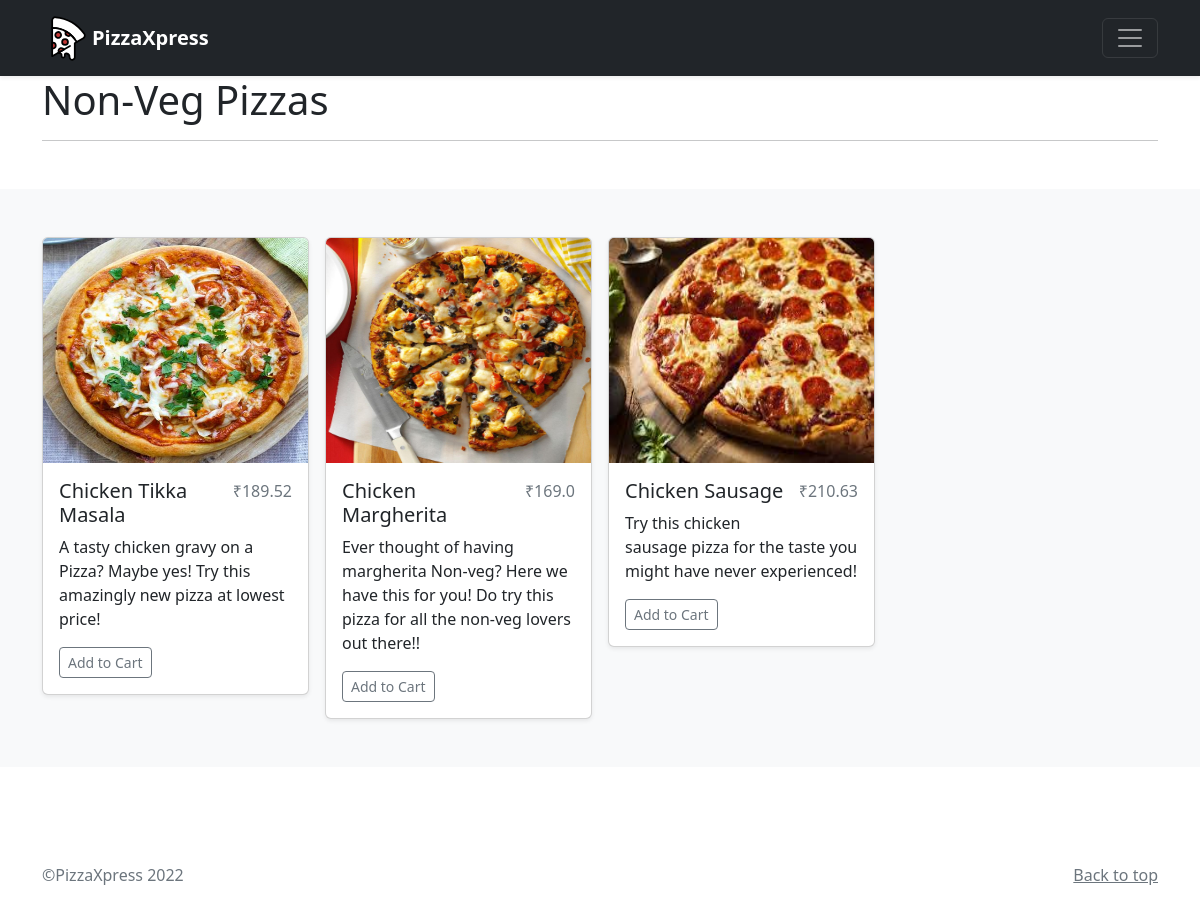
Screenshot of /category/Non-Veg/ with the database file from the repository.
### home/models.py (models this page shows, shortened)
class BaseModel(models.Model):
    uid = models.UUIDField(default=uuid.uuid4, editable=False, primary_key=True)
    created_at = models.DateTimeField(auto_now_add=True)
    updated_at = models.DateTimeField(auto_now_add=True)
    class Meta:
        abstract = True

class Pizza(BaseModel):
    category = models.ForeignKey(PizzaCategory, on_delete=models.CASCADE, related_name="pizzas")
    name = models.CharField(max_length=100)
    price = models.FloatField()
    desc = models.CharField(max_length=500)
    image = models.ImageField(upload_to='pizza')

class PizzaCategory(BaseModel):
    category_name = models.CharField(max_length=100)
    def __str__(self):
        return self.category_name

### home/views.py (the view)
# urls.py: path('category/<cat>/', views.catWisePizza, name="CatWisePizza"),
def catWisePizza(request, cat):
    cat_wise_pizzas = []
    pizzas = Pizza.objects.all()
    for cats in pizzas:
        if str(cats.category) == str(cat):
            cat_wise_pizzas.append(cats)
    return render(request, "catwisepizza.html", {'pizzas': cat_wise_pizzas})

### home/templates/catwisepizza.html (shortened to what this page needs)
{% extends 'basic.html' %}
{% block body %}
<main>
  <div class="container">
    <h1>{{ pizzas.0.category }} Pizzas</h1>
    <hr>
    </div>
  <div class="album py-5 bg-light my-5">
    <div class="container">
      <div class="row row-cols-1 row-cols-sm-2 row-cols-md-4 g-3">
      {% for pizza in pizzas %}
        <div class="col">
          <div class="card shadow-sm">
            <img src="/media/{{ pizza.image }}" class="bd-placeholder-img card-img-top" width="100%" height="225" alt="{{pizza.name}}">
            <div class="card-body">
                <p class="text-muted" style="float: right!important;">₹{{ pizza.price }}</p>
                <h5>{{ pizza.name }}</h5>
              <p class="card-text">{{ pizza.desc }}</p>
              <div class="d-flex justify-content-between align-items-center">
                <div class="btn-group">
                  <a href="{% url 'AddToCart' pizza.uid %}" class="btn btn-sm btn-outline-secondary">Add to Cart</a>
                </div>
              </div>
            </div>
          </div>
        </div>
      {% endfor %}
      </div>
    </div>
  </div>
</main>
{% endblock %}

### home/templates/basic.html (shortened to what this page needs)
<!doctype html>
<html lang="en">
  <head>
<link href="https://cdn.jsdelivr.net/npm/bootstrap@5.2.0-beta1/dist/css/bootstrap.min.css" rel="stylesheet">
  </head>
  <body>
<header>
  <div class="navbar navbar-dark bg-dark shadow-sm">
    <div class="container">
      <a href="/" class="navbar-brand d-flex align-items-center">
          <strong>PizzaXpress</strong>
      </a>
      <button class="navbar-toggler" type="button" data-bs-toggle="collapse" data-bs-target="#navbarHeader" aria-controls="navbarHeader" aria-expanded="false" aria-label="Toggle navigation">
        <span class="navbar-toggler-icon"></span>
      </button>
    </div>
  </div>
</header>
{% block body %}
{% endblock %}
<footer class="text-muted py-5">
  <div class="container">
    <p class="float-end mb-1">
      <a href="#" class="text-secondary">Back to top</a>
    </p>
    <p class="mb-1">&copy;PizzaXpress 2022</p>
  </div>
</footer>
  </body>
</html>

### rows the page displays
Pizza: category.category_name "Non-Veg", image (picture), price "189.52", name "Chicken Tikka Masala", desc "A tasty chicken gravy on a Pizza? Maybe yes! Try this amazingly new pizza at lowest price!"
Pizza: image (picture), price "169.0", name "Chicken Margherita", desc "Ever thought of having margherita Non-veg? Here we have this for you! Do try this pizza for all the non-veg lovers out there!!"
Pizza: image (picture), price "210.63", name "Chicken Sausage", desc "Try this chicken sausage pizza for the taste you might have never experienced!"
